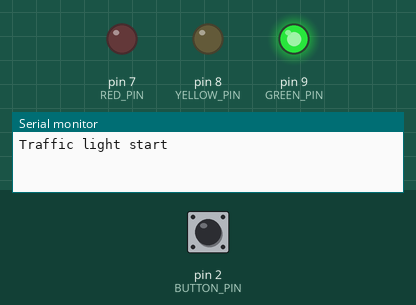
This sketch was run on a simulated Arduino Uno, built with avr-gcc and run on an emulated ATmega328P. Parts: output pins drawn as LEDs (lit = HIGH), the last lines printed to the serial monitor. The test bench sets the inputs (shaded band); at power-on: pin 2 (BUTTON_PIN) HIGH.

Above: at 1.2 s.
1.3 s: pin 2 (BUTTON_PIN) pulled LOW for 0.15 s
At 2.1 s:
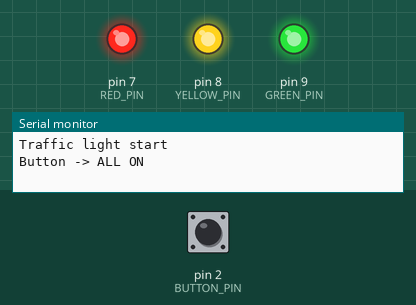
4.4 s: pin 2 (BUTTON_PIN) pulled LOW for 1 s
At 7.9 s:
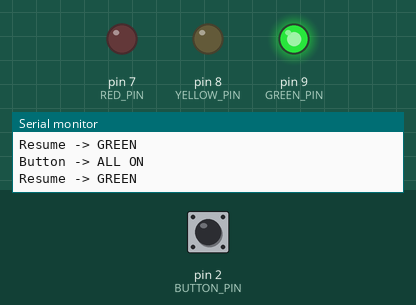
8.4 s: pin 2 (BUTTON_PIN) pulled LOW for 3.2 s
At 17.1 s:
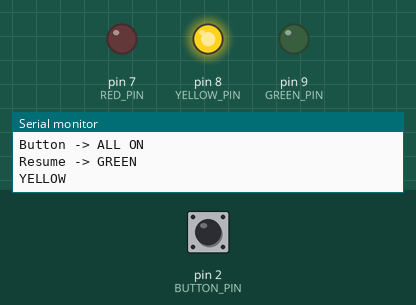
Timing chart, 0 to 24.9 s (numbered marks = the images above; inputs shaded):
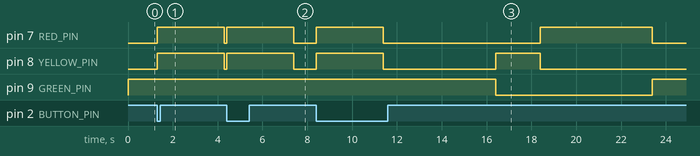

Measured:
- after the input at 1.3 s, pin 7 (RED_PIN), pin 8 (YELLOW_PIN): LOW → HIGH at once, → LOW 3.0 s later
- after the input at 4.4 s, pin 7 (RED_PIN), pin 8 (YELLOW_PIN): LOW → HIGH at once, → LOW 3.0 s later

The sketch:

Traffic_Light_Interrupt.ino
```cpp
// Arduino Uno - Traffic Light + Interrupt
// 7, 8, 9번 핀 LED로 신호등(초록 → 노랑 → 빨강)을 돌리고,
// 2번 핀 버튼을 누르면 인터럽트로 모든 불을 즉시 켬 (3초 뒤 초록부터 다시 시작)
// 신호등은 delay() 대신 millis()로 돌려서 버튼을 누르면 바로 반응함
//
// [회로]
// 빨강 LED: 7번 핀 → 220Ω 저항 → LED 긴 다리(+),  짧은 다리(−) → GND
// 노랑 LED: 8번 핀 → 220Ω 저항 → LED 긴 다리(+),  짧은 다리(−) → GND
// 초록 LED: 9번 핀 → 220Ω 저항 → LED 긴 다리(+),  짧은 다리(−) → GND
// 버튼:     2번 핀 → 버튼 → GND  (내부 풀업 사용, 저항 필요 없음)

const int RED_PIN = 7;
const int YELLOW_PIN = 8;
const int GREEN_PIN = 9;
const int BUTTON_PIN = 2;                // 우노에서 인터럽트 가능한 핀: 2, 3

const unsigned long GREEN_MS = 5000;     // 초록불 시간
const unsigned long YELLOW_MS = 2000;    // 노란불 시간
const unsigned long RED_MS = 5000;       // 빨간불 시간
const unsigned long ALL_ON_MS = 3000;    // 버튼을 누른 뒤 모든 불이 켜져 있는 시간

enum Light { GREEN, YELLOW, RED };
Light current = GREEN;                   // 지금 켜진 신호
unsigned long stateStart = 0;            // 지금 신호가 시작된 시각

// 인터럽트 함수와 loop()가 같이 쓰는 변수는 volatile로 선언
volatile bool allOnMode = false;
volatile unsigned long allOnStart = 0;

void setAll(int value) {
  digitalWrite(RED_PIN, value);
  digitalWrite(YELLOW_PIN, value);
  digitalWrite(GREEN_PIN, value);
}

void showLight(Light light) {
  digitalWrite(RED_PIN, light == RED ? HIGH : LOW);
  digitalWrite(YELLOW_PIN, light == YELLOW ? HIGH : LOW);
  digitalWrite(GREEN_PIN, light == GREEN ? HIGH : LOW);
}

// 버튼을 누르는 순간 실행되는 인터럽트 함수 (짧게 유지)
void onButton() {
  setAll(HIGH);                          // 모든 불을 즉시 켬
  allOnStart = millis();                 // 다시 누르면 3초를 처음부터 다시 셈
  allOnMode = true;
}

void setup() {
  pinMode(RED_PIN, OUTPUT);
  pinMode(YELLOW_PIN, OUTPUT);
  pinMode(GREEN_PIN, OUTPUT);
  pinMode(BUTTON_PIN, INPUT_PULLUP);     // 안 누르면 HIGH, 누르면 LOW

  // 버튼을 누르는 순간(HIGH → LOW)에 onButton() 실행
  attachInterrupt(digitalPinToInterrupt(BUTTON_PIN), onButton, FALLING);

  Serial.begin(9600);
  Serial.println("Traffic light start");

  current = GREEN;
  stateStart = millis();
  showLight(current);
}

void loop() {
  static bool wasAllOn = false;
  bool allOnEnded = false;

  // 인터럽트와 겹치지 않게 공유 변수를 확인하고 정리
  noInterrupts();
  bool allOn = allOnMode;
  if (allOn && millis() - allOnStart >= ALL_ON_MS) {
    allOnMode = false;
    allOnEnded = true;
  }
  interrupts();

  if (allOn && !wasAllOn) {
    Serial.println("Button -> ALL ON");
  }
  wasAllOn = allOn && !allOnEnded;

  if (allOnEnded) {
    // 모두 켜짐이 끝나면 초록부터 다시 시작
    Serial.println("Resume -> GREEN");
    current = GREEN;
    stateStart = millis();
    showLight(current);
    return;
  }

  if (allOn) {
    return;                              // 모두 켜져 있는 동안은 신호등을 멈춤
  }

  // 신호등: 정해진 시간이 지나면 다음 신호로 넘어감
  unsigned long elapsed = millis() - stateStart;

  if (current == GREEN && elapsed >= GREEN_MS) {
    current = YELLOW;
    Serial.println("YELLOW");
  } else if (current == YELLOW && elapsed >= YELLOW_MS) {
    current = RED;
    Serial.println("RED");
  } else if (current == RED && elapsed >= RED_MS) {
    current = GREEN;
    Serial.println("GREEN");
  } else {
    return;                              // 아직 바꿀 시간이 아님
  }

  stateStart = millis();
  showLight(current);
}
```
